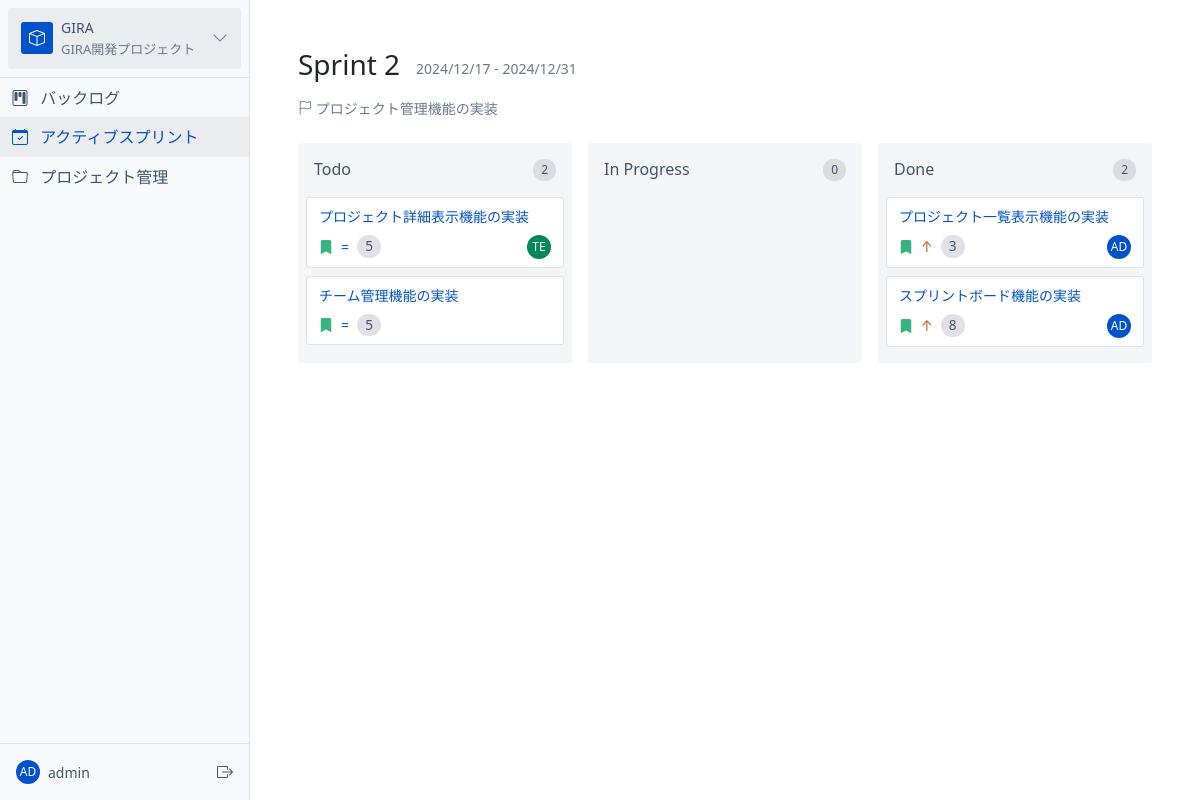
Screenshot of /kanban/1 (signed in) with the database file from the repository.
### app/models/project.py (models this page shows, shortened)
class Project(db.Model):
    __tablename__ = "projects"
    id = db.Column(db.Integer, primary_key=True)
    name = db.Column(db.String(100), nullable=False)
    key = db.Column(db.String(10), unique=True, nullable=False)
    description = db.Column(db.Text)
    status = db.Column(db.String(20), default="active")
    owner_id = db.Column(db.Integer, db.ForeignKey("users.id"), nullable=False)
    created_at = db.Column(db.DateTime, default=lambda: datetime.now(UTC))
    updated_at = db.Column(
        db.DateTime,
        default=lambda: datetime.now(UTC),
        onupdate=lambda: datetime.now(UTC),
    )
    owner = db.relationship("User", backref=db.backref("owned_projects", lazy=True))

### app/models/user.py (models this page shows, shortened)
class User(UserMixin, db.Model):
    __tablename__ = "users"
    id = db.Column(db.Integer, primary_key=True)
    username = db.Column(db.String(64), unique=True, nullable=False)
    email = db.Column(db.String(120), unique=True, nullable=False)
    first_name = db.Column(db.String(64))
    last_name = db.Column(db.String(64))
    avatar_color = db.Column(db.String(7))  # 存储 HEX 颜色代码，如 #FF0000
    password_hash = db.Column(db.String(128))
    is_active = db.Column(db.Boolean, default=True)
    created_at = db.Column(db.DateTime, default=datetime.utcnow)
    last_login = db.Column(db.DateTime)

### app/models/sprint.py (models this page shows, shortened)
class Sprint(db.Model):
    __tablename__ = "sprints"
    id = db.Column(db.Integer, primary_key=True)
    name = db.Column(db.String(100), nullable=False)
    start_date = db.Column(db.DateTime)
    end_date = db.Column(db.DateTime)
    status = db.Column(db.String(20), default="planning")  # planning, active, completed
    project_id = db.Column(db.Integer, db.ForeignKey("projects.id"), nullable=False)
    created_at = db.Column(db.DateTime, default=datetime.utcnow)
    updated_at = db.Column(
        db.DateTime, default=datetime.utcnow, onupdate=datetime.utcnow
    )
    goal = db.Column(db.String(255))
    project = db.relationship("Project", backref=db.backref("sprints", lazy=True))

### app/models/story.py (models this page shows, shortened)
class Story(db.Model):
    __tablename__ = "stories"
    PRIORITY_NONE = 0
    PRIORITY_LOW = 1
    PRIORITY_MEDIUM = 2
    PRIORITY_HIGH = 3
    PRIORITY_HIGHEST = 4
    PRIORITY_CHOICES = {
        PRIORITY_NONE: {"name": "None", "color": "#6B778C", "icon": ""},
        PRIORITY_LOW: {"name": "Low", "color": "#2D8738", "icon": "↓"},
        PRIORITY_MEDIUM: {"name": "Medium", "color": "#0052CC", "icon": "="},
        PRIORITY_HIGH: {"name": "High", "color": "#CD5A19", "icon": "↑"},
        PRIORITY_HIGHEST: {"name": "Highest", "color": "#CD1F1F", "icon": "↑↑"},
    }
    KANBAN_TODO = "todo"
    KANBAN_DOING = "doing"
    KANBAN_DONE = "done"
    id = db.Column(db.Integer, primary_key=True)
    title = db.Column(db.String(200), nullable=False)
    description = db.Column(db.Text)
    status = db.Column(db.String(20), default="todo")  # 看板状态：todo, doing, done
    story_points = db.Column(db.Integer)
    priority = db.Column(db.Integer, default=PRIORITY_NONE)
    project_id = db.Column(db.Integer, db.ForeignKey("projects.id"), nullable=False)
    sprint_id = db.Column(db.Integer, db.ForeignKey("sprints.id"))
    assignee_id = db.Column(db.Integer, db.ForeignKey("users.id"))
    created_at = db.Column(db.DateTime, default=datetime.utcnow)
    updated_at = db.Column(
        db.DateTime, default=datetime.utcnow, onupdate=datetime.utcnow
    )
    started_at = db.Column(db.DateTime)  # 開始日時
    completed_at = db.Column(db.DateTime)  # 完了日時
    project = db.relationship("Project", backref=db.backref("stories", lazy=True))
    sprint = db.relationship("Sprint", backref=db.backref("stories", lazy=True))
    assignee = db.relationship(
        "User", backref=db.backref("assigned_stories", lazy=True)
    )
    @property
    def priority_info(self):
        return self.PRIORITY_CHOICES.get(
            self.priority, self.PRIORITY_CHOICES[self.PRIORITY_NONE]
        )

### app/views/kanban.py (the view)
@bp.route("/")
@bp.route("/<int:project_id>")
@login_required
def index(project_id=None):
    try:
        logger.info(f"User {current_user.username} accessing kanban board")
        projects = Project.query.all()
        logger.debug(f"Found {len(projects)} total projects")
        current_project = None
        active_sprint = None
        todo_stories = []
        doing_stories = []
        done_stories = []
        if project_id:
            current_project = Project.query.get_or_404(project_id)
            logger.info(
                f"Viewing kanban for project: {current_project.name} (ID: {project_id})"
            )
            active_sprint = Sprint.query.filter_by(
                project_id=current_project.id, status="active"
            ).first()
            if active_sprint:
                logger.info(
                    f"Found active sprint: {active_sprint.name} (ID: {active_sprint.id})"
                )
                todo_stories = Story.query.filter_by(
                    sprint_id=active_sprint.id, status=Story.KANBAN_TODO
                ).all()
                doing_stories = Story.query.filter_by(
                    sprint_id=active_sprint.id, status=Story.KANBAN_DOING
                ).all()
                done_stories = Story.query.filter_by(
                    sprint_id=active_sprint.id, status=Story.KANBAN_DONE
                ).all()
                logger.debug(
                    f"Stories in TODO: {len(todo_stories)} - IDs: {[s.id for s in todo_stories]}"
                )
                logger.debug(
                    f"Stories in DOING: {len(doing_stories)} - IDs: {[s.id for s in doing_stories]}"
                )
                logger.debug(
                    f"Stories in DONE: {len(done_stories)} - IDs: {[s.id for s in done_stories]}"
                )
                total_stories = (
                    len(todo_stories) + len(doing_stories) + len(done_stories)
                )
                completion_rate = (
                    (len(done_stories) / total_stories * 100)
                    if total_stories > 0
                    else 0
                )
                logger.info(
                    f"Sprint progress - Total stories: {total_stories}, Completion rate: {completion_rate:.1f}%"
                )
            else:
                logger.info(
                    f"No active sprint found for project {current_project.name}"
                )
        else:
            logger.info("No project selected, showing project selection view")
        return render_template(
            "kanban/index.html",
            projects=projects,
            current_project=current_project,
            active_sprint=active_sprint,
            todo_stories=todo_stories,
            doing_stories=doing_stories,
            done_stories=done_stories,
        )
    except Exception as e:
        logger.error(f"Error in kanban index view: {str(e)}", exc_info=True)
        return jsonify({"error": str(e)}), 500

### app/templates/kanban/index.html (shortened to what this page needs)
{% extends "base.html" %} {% block content %}
<div class="container-fluid p-4">
  {% if current_project %} {% if active_sprint %}
  <div class="kanban-header">
    <div class="d-flex align-items-center">
      <h3>{{ active_sprint.name }}</h3>
      <span class="sprint-dates ms-3">
        {{ active_sprint.start_date.strftime('%Y/%m/%d') }} - {{
        active_sprint.end_date.strftime('%Y/%m/%d') }}
      </span>
    </div>
    {% if active_sprint.goal %}
    <div class="sprint-goal">
      <i class="bi bi-flag"></i> {{ active_sprint.goal }}
    </div>
    {% endif %}
  </div>
  <div class="kanban-board">
    <div class="kanban-column">
      <div class="column-header">
        <h6>Todo</h6>
        <span class="story-count">{{ todo_stories|length }}</span>
      </div>
      <div class="story-list" data-status="todo">
        {% for story in todo_stories %}
        <div class="story-card" data-story-id="{{ story.id }}">
          <div class="story-card-header">
            <span class="story-title">{{ story.title }}</span>
          </div>
          <div class="story-card-footer">
            <div class="story-indicators">
              <i class="bi bi-bookmark-fill story-type-icon"></i>
              {% if story.priority > 0 %}
              <span
                class="priority-icon"
                style="color: {{ story.priority_info.color }}"
              >
                {{ story.priority_info.icon }}
              </span>
              {% endif %}
              <span class="story-points">{{ story.story_points or 0 }}</span>
            </div>
            {% if story.assignee %}
            <div
              class="user-avatar"
              style="background-color: {{ story.assignee.avatar_color }}"
            >
              {{ story.assignee.username[:2].upper() }}
            </div>
            {% endif %}
          </div>
        </div>
        {% endfor %}
      </div>
    </div>
    <div class="kanban-column">
      <div class="column-header">
        <h6>In Progress</h6>
        <span class="story-count">{{ doing_stories|length }}</span>
      </div>
      <div class="story-list" data-status="doing">
      </div>
    </div>
    <div class="kanban-column">
      <div class="column-header">
        <h6>Done</h6>
        <span class="story-count">{{ done_stories|length }}</span>
      </div>
      <div class="story-list" data-status="done">
        {% for story in done_stories %}
        <div class="story-card" data-story-id="{{ story.id }}">
          <div class="story-card-header">
            <span class="story-title">{{ story.title }}</span>
          </div>
          <div class="story-card-footer">
            <div class="story-indicators">
              <i class="bi bi-bookmark-fill story-type-icon"></i>
              {% if story.priority > 0 %}
              <span
                class="priority-icon"
                style="color: {{ story.priority_info.color }}"
              >
                {{ story.priority_info.icon }}
              </span>
              {% endif %}
              <span class="story-points">{{ story.story_points or 0 }}</span>
            </div>
            {% if story.assignee %}
            <div
              class="user-avatar"
              style="background-color: {{ story.assignee.avatar_color }}"
            >
              {{ story.assignee.username[:2].upper() }}
            </div>
            {% endif %}
          </div>
        </div>
        {% endfor %}
      </div>
    </div>
  </div>
  {% else %}
  <div class="alert alert-info">アクティブなスプリントはありません</div>
  {% endif %} {% else %}
  <div class="alert alert-warning">プロジェクトが選択されていません</div>
  {% endif %}
</div>
{% endblock %}

### app/templates/base.html (shortened to what this page needs)
<!DOCTYPE html>
<html lang="ja">
<head>
    <link href="https://cdn.jsdelivr.net/npm/bootstrap@5.1.3/dist/css/bootstrap.min.css" rel="stylesheet">
    <link rel="stylesheet" href="https://cdn.jsdelivr.net/npm/bootstrap-icons@1.11.2/font/bootstrap-icons.css">
</head>
<body{% if request.endpoint == 'auth.login' %} class="login-page"{% endif %}>
    <div class="main-container">
        {% if not request.endpoint == 'auth.login' %}
        <div class="sidebar">
            <div class="p-3 border-bottom">
                <div class="project-selector" onclick="toggleProjectDropdown()">
                    {% if current_project %}
                    <div class="current-project">
                        <div class="project-icon">
                            <i class="bi bi-box"></i>
                        </div>
                        <div class="project-info">
                            <div class="project-key">{{ current_project.key }}</div>
                            <div class="project-name">{{ current_project.name }}</div>
                        </div>
                        <i class="bi bi-chevron-down ms-auto"></i>
                    </div>
                    {% endif %}
                </div>
            </div>
            <div class="list-group list-group-flush flex-grow-1">
                <a href="{{ url_for('backlog.index') }}{% if current_project %}/{{ current_project.id }}{% endif %}"
                   class="list-group-item list-group-item-action {% if request.endpoint == 'backlog.index' %}active{% endif %}">
                    <i class="bi bi-kanban"></i> バックログ
                </a>
                <a href="{{ url_for('kanban.index') }}{% if current_project %}/{{ current_project.id }}{% endif %}"
                   class="list-group-item list-group-item-action {% if request.endpoint == 'kanban.index' %}active{% endif %}">
                    <i class="bi bi-calendar-check"></i> アクティブスプリント
                </a>
                <a href="{{ url_for('project.index') }}{% if current_project %}/{{ current_project.id }}{% endif %}"
                   class="list-group-item list-group-item-action {% if request.endpoint == 'project.index' %}active{% endif %}">
                    <i class="bi bi-folder"></i> プロジェクト管理
                </a>
            </div>
            <div class="user-section border-top">
                <div class="user-info p-3">
                    <div class="d-flex align-items-center justify-content-between">
                        {% if current_user.is_authenticated %}
                        <div class="user-info-left">
                            <div class="user-avatar" style="background-color: {{ current_user.avatar_color }}">
                                {% if current_user.username|length >= 2 %}
                                    {{ current_user.username[:2].upper() }}
                                {% else %}
                                    {{ current_user.username[:1].upper() }}
                                {% endif %}
                            </div>
                            <div class="user-name">
                                {{ current_user.username }}
                            </div>
                        </div>
                        <a href="{{ url_for('auth.logout') }}" class="logout-link">
                            <i class="bi bi-box-arrow-right"></i>
                        </a>
                        {% endif %}
                    </div>
                </div>
            </div>
        </div>
        {% endif %}
        <div class="content-area">
            {% block content %}{% endblock %}
        </div>
    </div>
</body>
</html>

### rows the page displays
Project: key "GIRA", name "GIRA開発プロジェクト"
User: username "AD", username "admin"
Sprint: name "Sprint 2", start_date "2024/12/17", end_date "2024/12/31", goal "プロジェクト管理機能の実装"
Story: title "プロジェクト詳細表示機能の実装", priority_info.icon "=", story_points "5", assignee "TE"
Story: title "チーム管理機能の実装", priority_info.icon "=", story_points "5"
Story: title "プロジェクト一覧表示機能の実装", priority_info.icon "↑", story_points "3", assignee "AD"
Story: title "スプリントボード機能の実装", priority_info.icon "↑", story_points "8", assignee "AD"

### other values shown
{{ todo_stories|length }} "2"
{{ doing_stories|length }} "0"
{{ done_stories|length }} "2"
